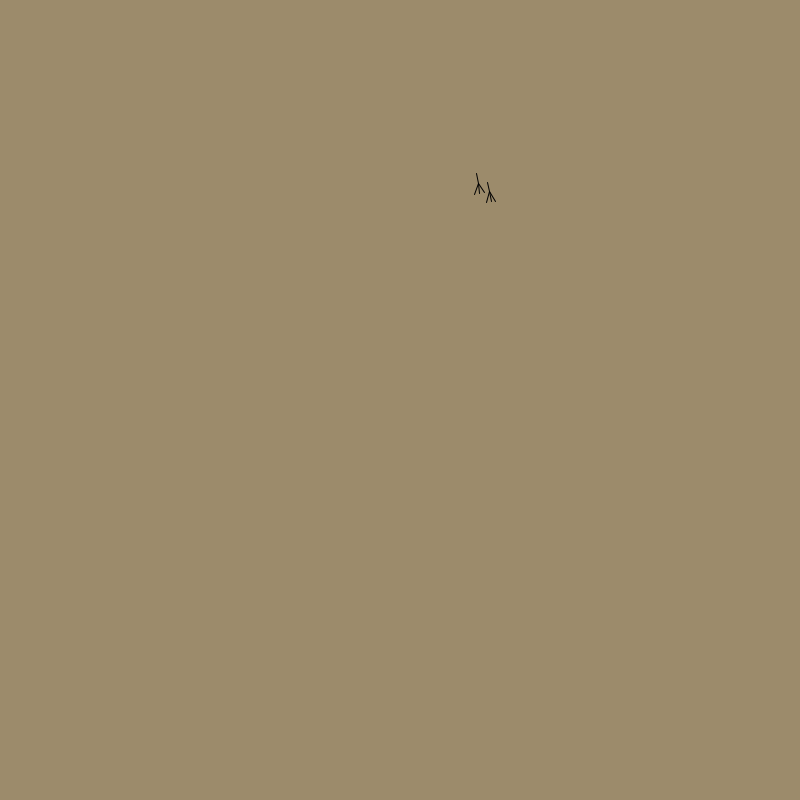
Frame 1 (no input)
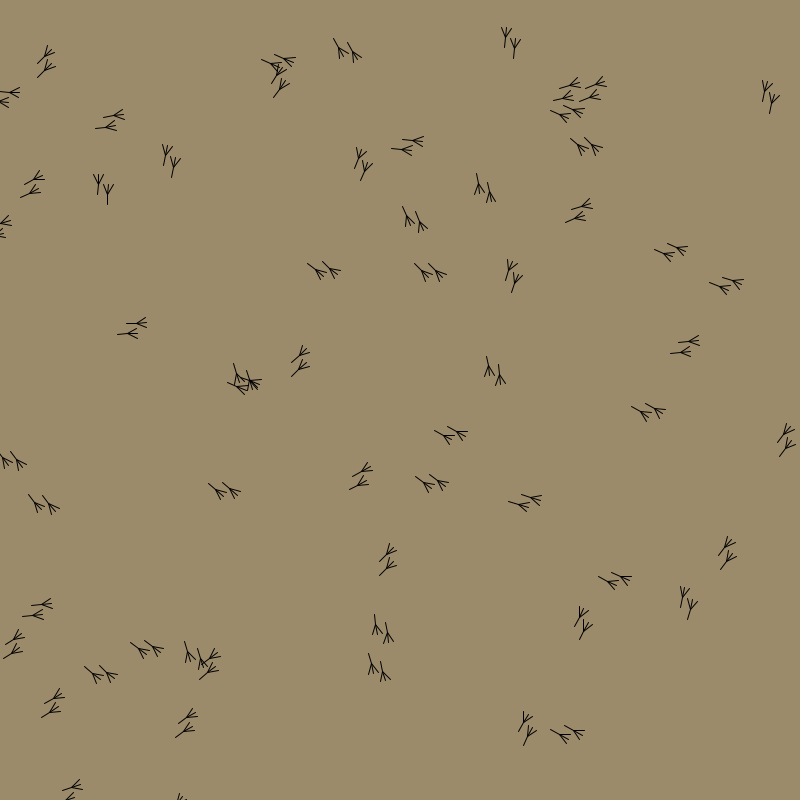
Frame 60 (the mouse pressed at the canvas centre just before this capture)
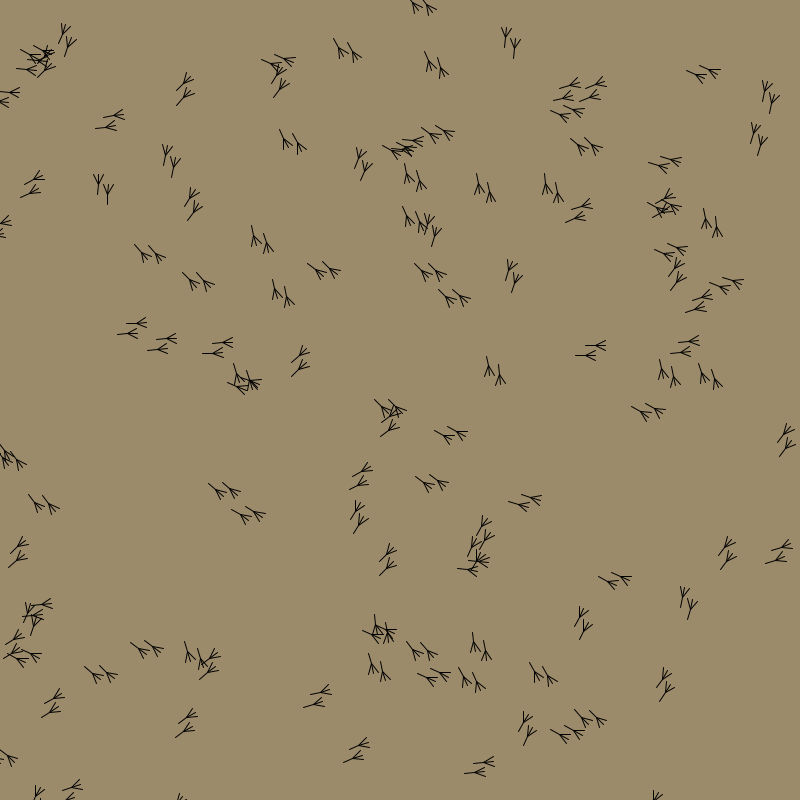
Frame 120 (the mouse held since frame 60 and released just before this capture)

The Processing sketch that drew these frames (run headless with seeded random() and noise(); from frame 60 on, the mouse is pressed at the canvas centre):

// Processing sketch: processing_77707
// ── processing_77707.pde

void setup() {
  size ( 800, 800);
  background (156, 139, 107);
}


void draw() {
  
float x = random( 0, 800);
float y = random (0, 800);
float rotar = random( 0.0 , 3.14);
 
pushMatrix();
translate( x++, y++);
rotate(rotar);
line (20, 10, 25, 20);
line (25, 10, 25, 20);
line ( 30, 10, 25, 20);
line(25, 20, 25, 30);

line (30, 20, 35, 30);
line (35, 20, 35, 30);
line ( 40, 20, 35, 30);
line(35, 30, 35, 40);
popMatrix();

}
